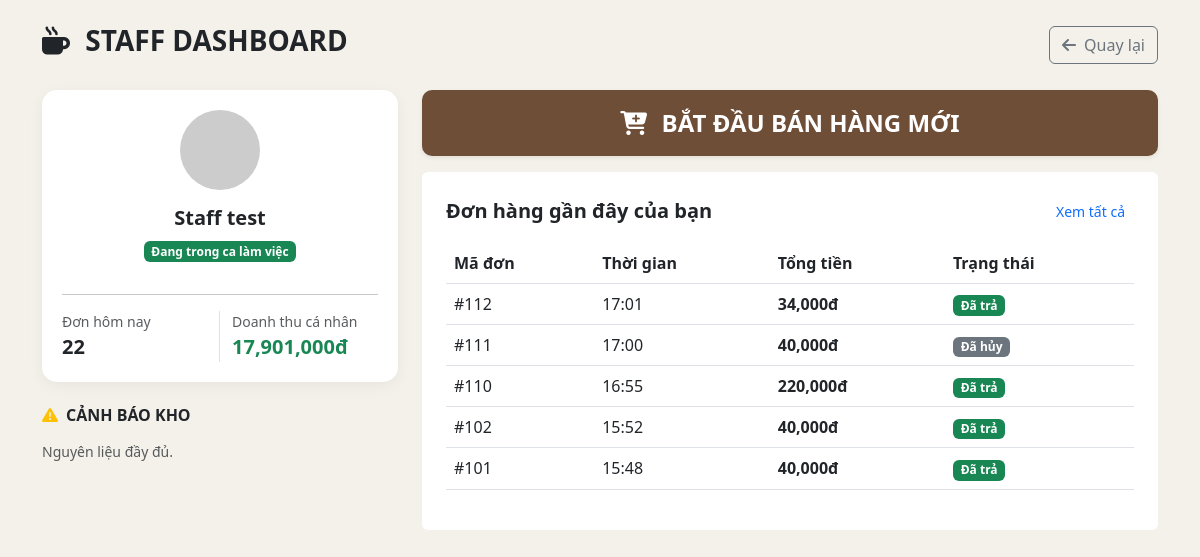
Screenshot of /pos/index.php (signed in) with the database file from the repository.
### tables this page shows
CREATE TABLE `orders` (
  `id` int(11) NOT NULL,
  `user_id` int(11) NOT NULL DEFAULT 1,
  `order_date` datetime NOT NULL DEFAULT current_timestamp(),
  `total_price` int(11) NOT NULL,
  `status` varchar(255) NOT NULL DEFAULT 'not_paid',
  `session_id` int(11) DEFAULT NULL,
  `voucher_code` varchar(50) DEFAULT NULL,
  `discount_percent` decimal(5,2) DEFAULT 0.00,
  `final_amount` decimal(10,2) DEFAULT 0.00
);

### pos/index.php (the view, shortened to what this page needs)
<?php
global $mysqli;
$user_id = $_SESSION['user_id'];
$fullname = $_SESSION['fullname'];
$today = date('Y-m-d');
$stats_query = "SELECT COUNT(id) as total_orders, SUM(total_price) as total_revenue
                FROM orders
                WHERE user_id = $user_id AND DATE(order_date) = '$today' AND status = 'paid'";
$stats_result = $mysqli->query($stats_query);
$stats = $stats_result->fetch_assoc();
$low_stock_query = "SELECT name, quantity, unit FROM ingredients WHERE quantity <= min_quantity LIMIT 5";
$low_stock_result = $mysqli->query($low_stock_query);
?>
<!DOCTYPE html>
<html lang="vi">
<head>
    <link href="https://cdn.jsdelivr.net/npm/bootstrap@5.3.0/dist/css/bootstrap.min.css" rel="stylesheet">
    <link rel="stylesheet" href="https://cdnjs.cloudflare.com/ajax/libs/font-awesome/6.4.0/css/all.min.css">
</head>
<body>
<div class="container py-4">
    <div class="d-flex justify-content-between align-items-center mb-4">
        <h3 class="fw-bold text-brown"><i class="fa-solid fa-mug-hot me-2"></i> STAFF DASHBOARD</h3>
        <a href="../index.php" class="btn btn-outline-secondary"><i class="fa-solid fa-arrow-left me-2"></i>Quay lại</a>
    </div>
    <div class="row g-4">
        <div class="col-lg-4">
            <div class="sidebar-user mb-4 text-center">
                <img src="https://ui-avatars.com/api/?name=<?= urlencode($fullname) ?>&background=6f4e37&color=fff" class="rounded-circle mb-3" width="80">
                <h5 class="fw-bold"><?= $fullname ?></h5>
                <span class="badge bg-success mb-3">Đang trong ca làm việc</span>
                <hr>
                <div class="row text-start mt-3">
                    <div class="col-6 border-end">
                        <small class="text-muted d-block">Đơn hôm nay</small>
                        <span class="fw-bold fs-5"><?= $stats['total_orders'] ?? 0 ?></span>
                    </div>
                    <div class="col-6">
                        <small class="text-muted d-block">Doanh thu cá nhân</small>
                        <span class="fw-bold fs-5 text-success"><?= number_format($stats['total_revenue'] ?? 0) ?>đ</span>
                    </div>
                </div>
            </div>
            <h6 class="fw-bold mb-3"><i class="fa-solid fa-triangle-exclamation text-warning me-2"></i>CẢNH BÁO KHO</h6>
            <?php if ($low_stock_result->num_rows > 0): ?>
                <?php while($item = $low_stock_result->fetch_assoc()): ?>
                    <div class="alert alert-stock p-2 mb-2 shadow-sm">
                        <small class="d-block fw-bold"><?= $item['name'] ?></small>
                        <small class="text-danger">Còn lại: <?= $item['quantity'] ?> <?= $item['unit'] ?></small>
                    </div>
                <?php endwhile; ?>
            <?php else: ?>
                <p class="text-muted small">Nguyên liệu đầy đủ.</p>
            <?php endif; ?>
        </div>
        <div class="col-lg-8">
            <div class="row g-3">
                <div class="col-md-12">
                    <a href="menu.php" class="btn-main fs-4 shadow-sm">
                        <i class="fa-solid fa-cart-plus me-2"></i> BẮT ĐẦU BÁN HÀNG MỚI
                    </a>
                </div>
                <div class="col-md-12">
                    <div class="card stat-card p-4">
                        <div class="d-flex justify-content-between align-items-center mb-3">
                            <h5 class="fw-bold mb-0">Đơn hàng gần đây của bạn</h5>
<a href="history.php" class="btn btn-sm btn-link text-decoration-none">Xem tất cả</a>
                        </div>
                        <div class="table-responsive">
                            <table class="table table-hover">
                                <thead>
                                    <tr>
                                        <th>Mã đơn</th>
                                        <th>Thời gian</th>
                                        <th>Tổng tiền</th>
                                        <th>Trạng thái</th>
                                    </tr>
                                </thead>
                                <tbody>
                                    <?php
$recent_orders = $mysqli->query("SELECT id, order_date, total_price, status
                                FROM orders WHERE user_id = $user_id
                                ORDER BY order_date DESC LIMIT 5");
while($row = $recent_orders->fetch_assoc()):
?>
<tr>
    <td>#<?= $row['id'] ?></td>
    <td><?= date('H:i', strtotime($row['order_date'])) ?></td>
    <td class="fw-bold"><?= number_format($row['total_price']) ?>đ</td>
    <td>
        <?php if ($row['status'] == 'paid'): ?>
<span class="badge bg-success">Đã trả</span>
        <?php elseif ($row['status'] == 'canceled'): ?>
<span class="badge bg-secondary">Đã hủy</span>
        <?php else: ?>
<span class="badge bg-warning text-dark">Đang xử lý</span>
        <?php endif; ?>
    </td>
</tr>
<?php endwhile; ?>
                                </tbody>
                            </table>
                        </div>
                    </div>
                </div>
            </div>
        </div>
    </div>
</div>
</body>
</html>

### pos/index.php (style rules this page uses)
:root { --coffee-dark: #6f4e37; --coffee-light: #f4f1ea; }
body { background-color: var(--coffee-light); font-family: 'Segoe UI', Tahoma, Geneva, Verdana, sans-serif; }
.sidebar-user { background: white; border-radius: 15px; padding: 20px; box-shadow: 0 4px 15px rgba(0,0,0,0.05); }
.stat-card { border: none; border-radius: 15 shadow: 0 4px 10px rgba(0,0,0,0.05); transition: 0.3s; }
.btn-main { background: var(--coffee-dark); color: white; border-radius: 10px; padding: 15px; font-weight: bold; border: none; width: 100%; transition: 0.3s; text-decoration: none; display: block; text-align: center; }

### rows the page displays
orders: id "112", order_date "17:01", total_price "34,000", status "Đã trả"
orders: id "111", order_date "17:00", total_price "40,000", status "Đã hủy"
orders: id "110", order_date "16:55", total_price "220,000", status "Đã trả"
orders: id "102", order_date "15:52", total_price "40,000", status "Đã trả"
orders: id "101", order_date "15:48", total_price "40,000", status "Đã trả"

### other values shown
$fullname "Staff test"
$stats['total_orders'] "22"
$stats['total_revenue'] "17,901,000"
